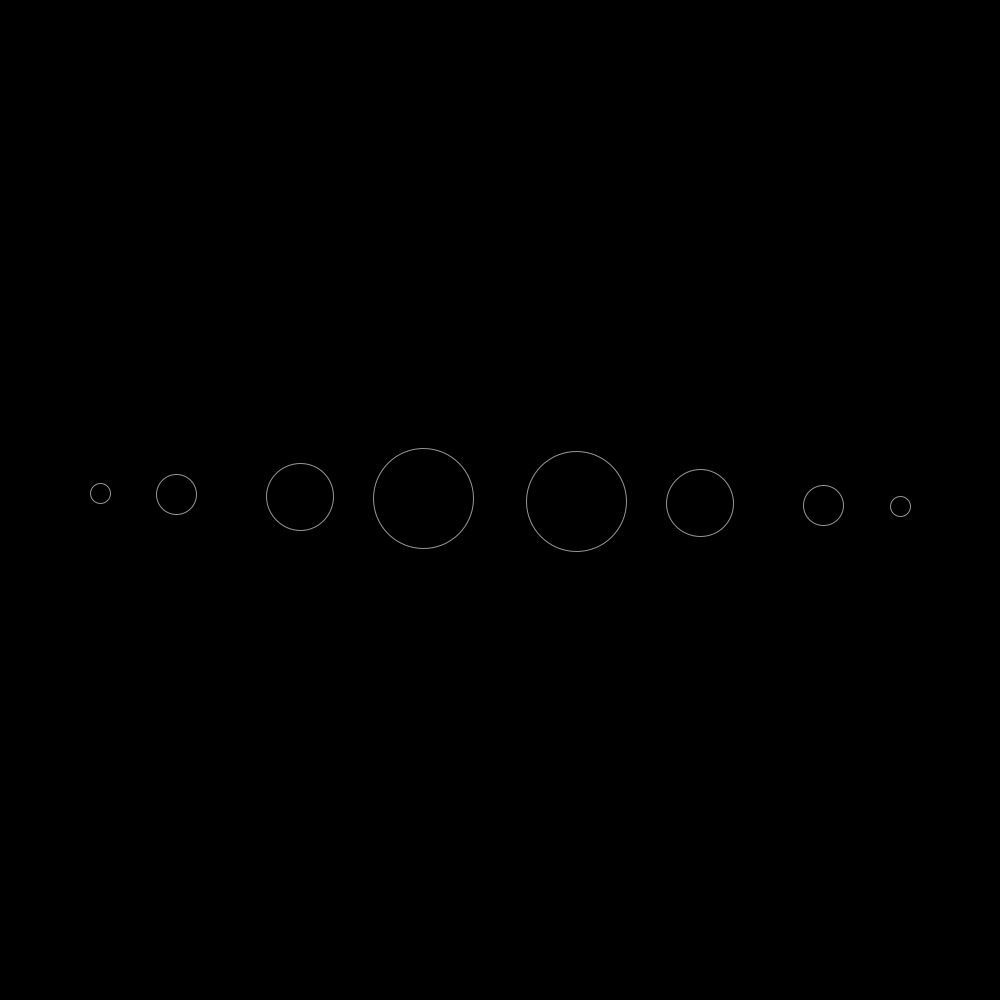
Frame 1 (no input)
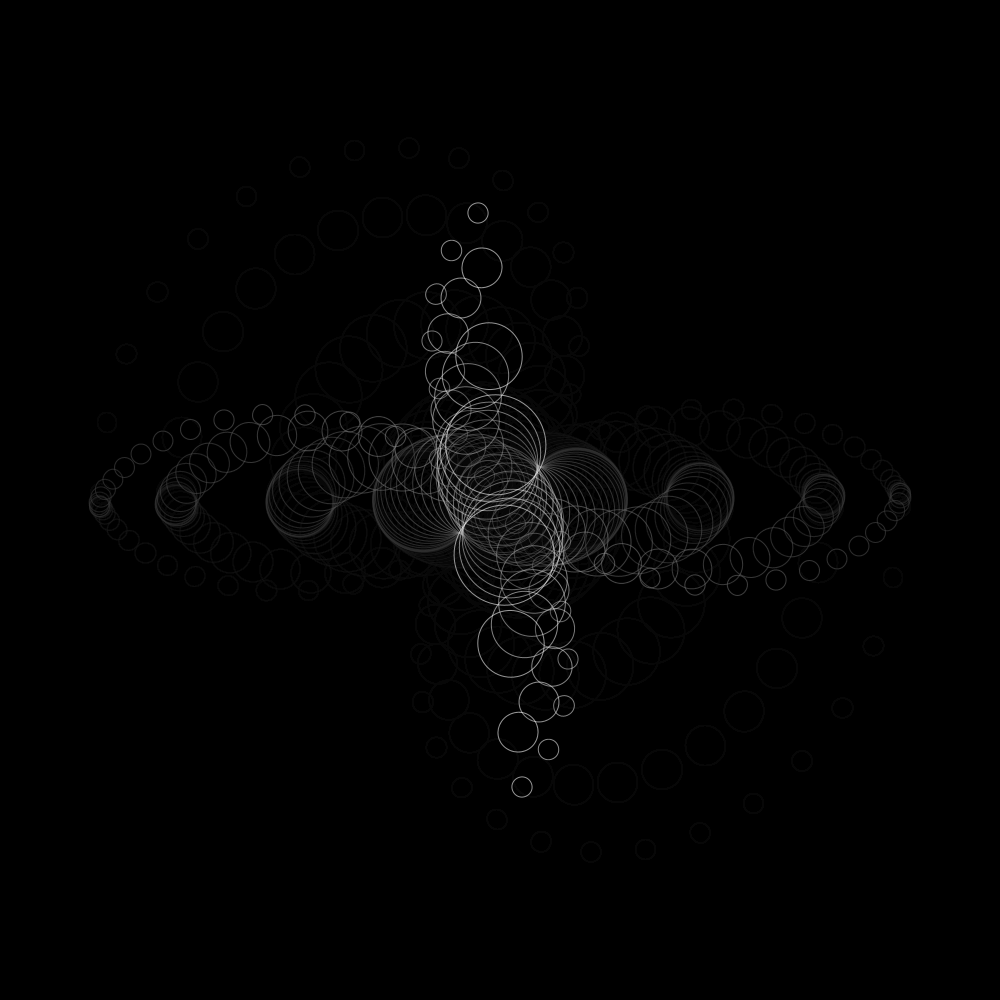
Frame 60 (the mouse pressed at the canvas centre just before this capture)
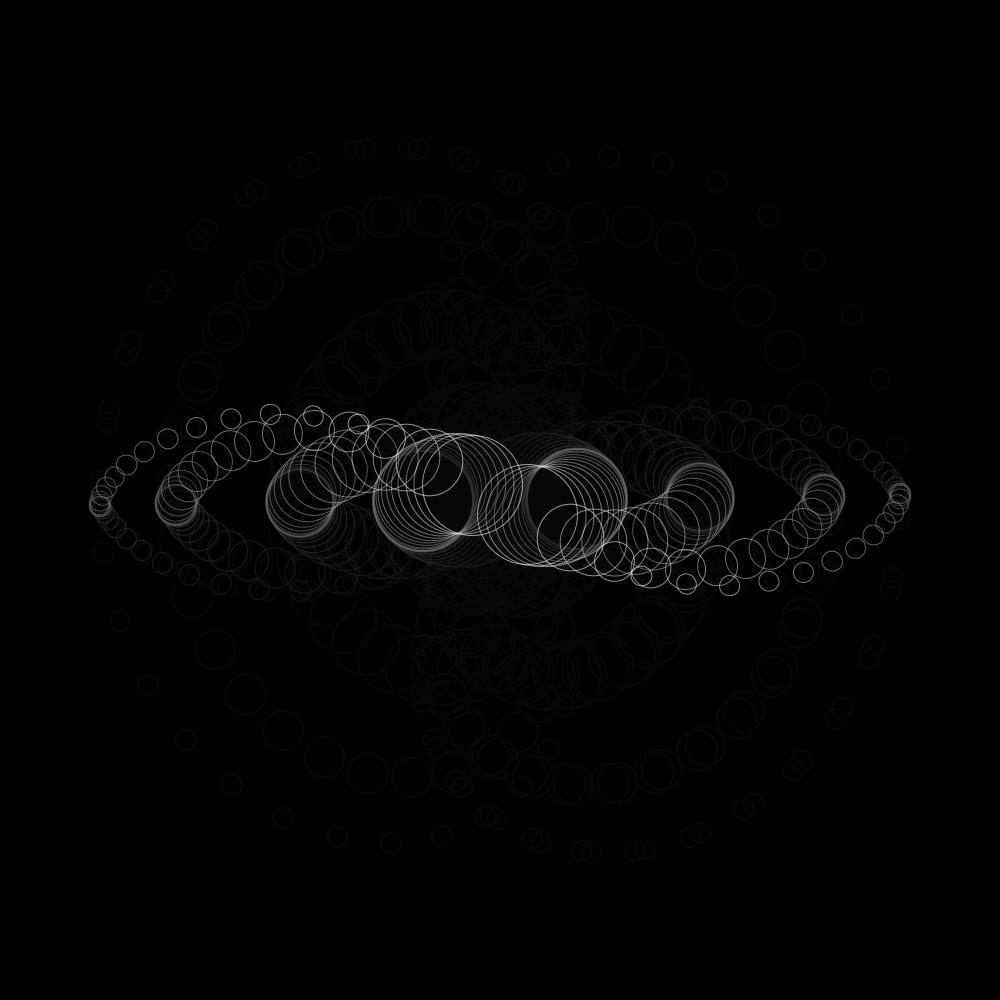
Frame 120 (the mouse held since frame 60 and released just before this capture)

The Processing sketch that drew these frames (run headless with seeded random() and noise(); from frame 60 on, the mouse is pressed at the canvas centre):

// Processing sketch: code_07_49
// ── code_07_49.pde
float r = 200;
float angulo = 0.0;

void setup(){
  size(1000,1000);
   background(0);
   //colorMode(HSB);
   frameRate(30);
}

void draw(){
  noStroke();
  fill(0,18);
  rect(0,0,width,height);
  //Polar to cartesian conversión
  
  float x = r * cos (angulo);
  float y = r * sin (angulo)* cos (angulo)+PI;
  translate(width/2, height/2);
  rotate(angulo);
  drawEllipses(x/2.6, y/2.6, r/2);  
  drawEllipses(x, y, r/3);
  drawEllipses(x*1.61833, y*1.61833, r/5);
  drawEllipses(x*2.0, y*2.0, r/10);
  
  angulo += 0.09;
}


void drawEllipses(float x, float y, float dim){
    stroke(255,150);
    //fill(x*0.1+angulo, x*0.1+y*0.2, x*0.3+y*0.2, 105);
    //ellipse(x, y,dim,dim);
    ellipse(x, y,dim,dim);
    //ellipse(x, -y,dim,dim);
    ellipse(-x, -y,dim,dim);
    }
